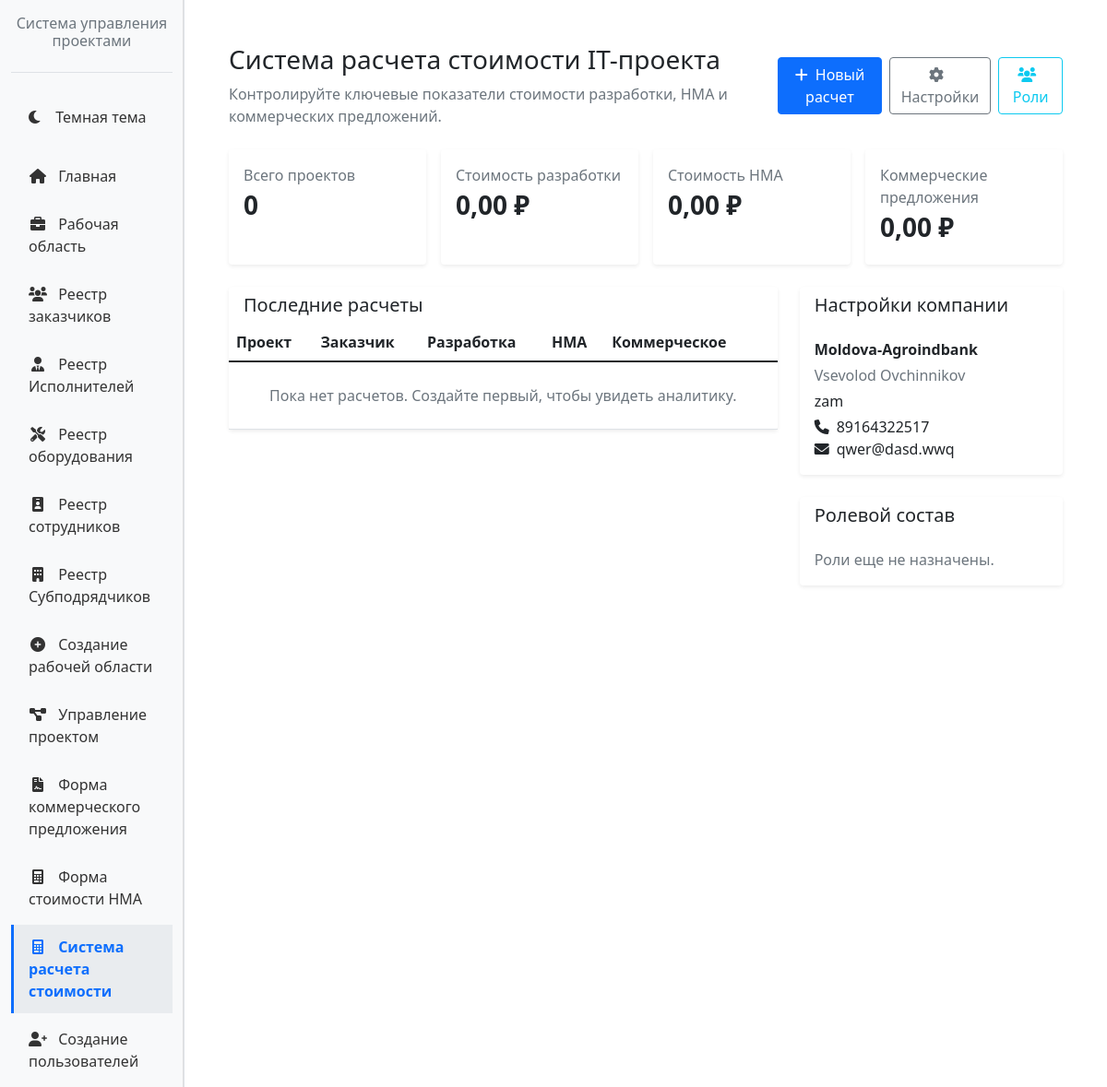
Screenshot of /itcost/ (signed in) with the database file from the repository.
### itcost/models.py (models this page shows, shortened)
class OrganizationSettings(models.Model):
    company_name = models.CharField(
        max_length=255, verbose_name="Название компании", blank=True
    )
    director_full_name = models.CharField(
        max_length=255, verbose_name="ФИО руководителя", blank=True
    )
    director_position = models.CharField(
        max_length=255, verbose_name="Должность руководителя", blank=True
    )
    logo = models.ImageField(
        upload_to="organization_logos/",
        verbose_name="Логотип предприятия",
        blank=True,
        null=True,
    )
    contact_phone = models.CharField(
        max_length=32, verbose_name="Контактный телефон", blank=True
    )
    contact_email = models.EmailField(verbose_name="Контактный email", blank=True)
    updated_at = models.DateTimeField(auto_now=True)
    class Meta:
        verbose_name = "Настройки организации"
        verbose_name_plural = "Настройки организации"

### itcost/views.py (the view)
# urls.py: path("", views.CostDashboardView.as_view(), name="dashboard"),
class CostDashboardView(LoginRequiredMixin, ListView):
    model = CostCalculation
    template_name = "itcost/dashboard.html"
    context_object_name = "calculations"
    paginate_by = 10
    def get_queryset(self):
        return CostCalculation.objects.select_related("created_by")
    def get_context_data(self, **kwargs):
        context = super().get_context_data(**kwargs)
        qs = self.get_queryset()
        aggregates = qs.aggregate(
            development_total=Sum("development_cost"),
            intangible_total=Sum("intangible_asset_cost"),
            commercial_total=Sum("commercial_offer_cost"),
        )
        context["metrics"] = {
            "development_total": aggregates["development_total"] or Decimal("0.00"),
            "intangible_total": aggregates["intangible_total"] or Decimal("0.00"),
            "commercial_total": aggregates["commercial_total"] or Decimal("0.00"),
            "projects_count": qs.count(),
        }
        context["organization_settings"] = OrganizationSettings.objects.first()
        role_labels = dict(RoleAssignment.ROLE_CHOICES)
        role_summary = RoleAssignment.objects.values("role").annotate(
            total=Count("role")
        )
        context["role_breakdown"] = [
            {"label": role_labels.get(item["role"], item["role"]), "total": item["total"]}
            for item in role_summary
        ]
        return context

### itcost/templates/itcost/dashboard.html (shortened to what this page needs)
{% extends "itcost/base_with_sidebar.html" %}
{% block main_content %}
<div class="container py-4">
    <div class="d-flex justify-content-between align-items-center mb-4">
        <div>
            <h1 class="h3">Система расчета стоимости IT-проекта</h1>
            <p class="text-muted mb-0">Контролируйте ключевые показатели стоимости разработки, НМА и коммерческих предложений.</p>
        </div>
        <div class="d-flex gap-2">
            <a class="btn btn-primary" href="{% url 'itcost:calculation_create' %}">
                <i class="fa-solid fa-plus me-2"></i>Новый расчет
            </a>
            <a class="btn btn-outline-secondary" href="{% url 'itcost:settings' %}">
                <i class="fa-solid fa-gear me-2"></i>Настройки
            </a>
            <a class="btn btn-outline-info" href="{% url 'itcost:roles' %}">
                <i class="fa-solid fa-users me-2"></i>Роли
            </a>
        </div>
    </div>
    <div class="row g-3 mb-4">
        <div class="col-md-3">
            <div class="card shadow-sm border-0 h-100">
                <div class="card-body">
                    <p class="text-muted mb-1">Всего проектов</p>
                    <h3 class="fw-bold">{{ metrics.projects_count }}</h3>
                </div>
            </div>
        </div>
        <div class="col-md-3">
            <div class="card shadow-sm border-0 h-100">
                <div class="card-body">
                    <p class="text-muted mb-1">Стоимость разработки</p>
                    <h3 class="fw-bold">{{ metrics.development_total|floatformat:2 }} ₽</h3>
                </div>
            </div>
        </div>
        <div class="col-md-3">
            <div class="card shadow-sm border-0 h-100">
                <div class="card-body">
                    <p class="text-muted mb-1">Стоимость НМА</p>
                    <h3 class="fw-bold">{{ metrics.intangible_total|floatformat:2 }} ₽</h3>
                </div>
            </div>
        </div>
        <div class="col-md-3">
            <div class="card shadow-sm border-0 h-100">
                <div class="card-body">
                    <p class="text-muted mb-1">Коммерческие предложения</p>
                    <h3 class="fw-bold">{{ metrics.commercial_total|floatformat:2 }} ₽</h3>
                </div>
            </div>
        </div>
    </div>
    <div class="row g-4">
        <div class="col-lg-8">
            <div class="card shadow-sm border-0 mb-4">
                <div class="card-header bg-transparent border-bottom-0">
                    <h5 class="mb-0">Последние расчеты</h5>
                </div>
                <div class="table-responsive">
                    <table class="table align-middle mb-0">
                        <thead>
                            <tr>
                                <th>Проект</th>
                                <th>Заказчик</th>
                                <th>Разработка</th>
                                <th>НМА</th>
                                <th>Коммерческое</th>
                                <th></th>
                            </tr>
                        </thead>
                        <tbody>
                        {% for calc in calculations %}
                            <tr>
                                <td>
                                    <div class="fw-semibold">{{ calc.project_name }}</div>
                                    <small class="text-muted">обновлено {{ calc.updated_at|date:"d.m.Y H:i" }}</small>
                                </td>
                                <td>{{ calc.client_name|default:"—" }}</td>
                                <td>{{ calc.development_cost|floatformat:2 }} ₽</td>
                                <td>{{ calc.intangible_asset_cost|floatformat:2 }} ₽</td>
                                <td>{{ calc.commercial_offer_cost|floatformat:2 }} ₽</td>
                                <td class="text-end">
                                    <a href="{% url 'itcost:calculation_detail' calc.pk %}" class="btn btn-sm btn-outline-primary">Подробнее</a>
                                </td>
                            </tr>
                        {% empty %}
                            <tr>
                                <td colspan="6" class="text-center py-4 text-muted">Пока нет расчетов. Создайте первый, чтобы увидеть аналитику.</td>
                            </tr>
                        {% endfor %}
                        </tbody>
                    </table>
                </div>
            </div>
        </div>
        <div class="col-lg-4">
            <div class="card shadow-sm border-0 mb-4">
                <div class="card-header bg-transparent border-bottom-0">
                    <h5 class="mb-0">Настройки компании</h5>
                </div>
                <div class="card-body">
                    {% if organization_settings %}
                        <p class="mb-1"><strong>{{ organization_settings.company_name|default:"Название не указано" }}</strong></p>
                        <p class="mb-1 text-muted">{{ organization_settings.director_full_name|default:"Руководитель не указан" }}</p>
                        <p class="mb-1">{{ organization_settings.director_position|default:"Должность не указана" }}</p>
                        <p class="mb-0">
                            <i class="fa-solid fa-phone me-2"></i>{{ organization_settings.contact_phone|default:"—" }}<br>
                            <i class="fa-solid fa-envelope me-2"></i>{{ organization_settings.contact_email|default:"—" }}
                        </p>
                    {% else %}
                        <p class="text-muted mb-0">Настройки еще не заполнены.</p>
                    {% endif %}
                </div>
            </div>
            <div class="card shadow-sm border-0">
                <div class="card-header bg-transparent border-bottom-0">
                    <h5 class="mb-0">Ролевой состав</h5>
                </div>
                <div class="card-body">
                    {% for item in role_breakdown %}
                        <div class="d-flex justify-content-between mb-2">
                            <span>{{ item.label }}</span>
                            <span class="badge bg-primary rounded-pill">{{ item.total }}</span>
                        </div>
                    {% empty %}
                        <p class="text-muted mb-0">Роли еще не назначены.</p>
                    {% endfor %}
                </div>
            </div>
        </div>
    </div>
</div>
{% endblock main_content %}

### rows the page displays
OrganizationSettings: company_name "Moldova-Agroindbank", director_full_name "Vsevolod Ovchinnikov", director_position "zam", contact_phone "89164322517", contact_email "qwer@dasd.wwq"

### other values shown
{{ metrics.projects_count }} "0"
{{ metrics.development_total|floatformat:2 }} "0,00"
{{ metrics.intangible_total|floatformat:2 }} "0,00"
{{ metrics.commercial_total|floatformat:2 }} "0,00"
